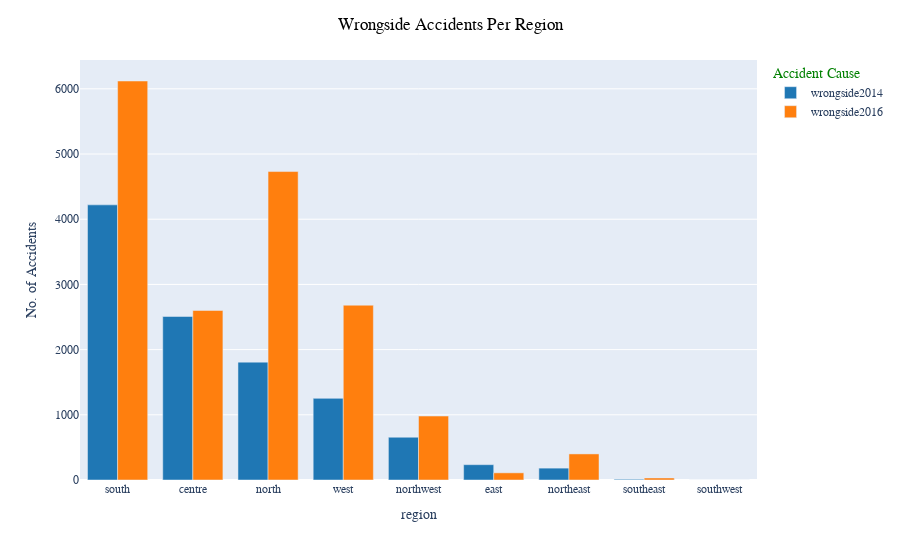

Source (notebook cell):
### Markdown cell above
#### 4.1.5. Wrongside Accidents Per Region

### Code cell
fig_4 = px.bar(wrongside_region, y=["wrongside2014", "wrongside2016"], barmode="group",
              labels={"value": "No. of Accidents", "variable": "Accident Cause"},
              color_discrete_sequence=px.colors.qualitative.D3)
fig_4.update_layout(title_text="Wrongside Accidents Per Region", title_x=0.5,
                   font_family="Times New Roman", title_font_family="Times New Roman", 
                    title_font_color="black", legend_title_font_color="green")
fig_4.update_xaxes(title_font_family="Times New Roman")

### Figure 1 — Plotly figure (JSON) as saved in the notebook; plotly's stock layout.template omitted (floating-point values rounded to 4 significant figures)
{"data": [{"alignmentgroup": "True", "hovertemplate": "Accident Cause=wrongside2014<br>region=%{x}<br>No. of Accidents=%{y}<extra></extra>", "legendgroup": "wrongside2014", "marker": {"color": "#1F77B4", "pattern": {"shape": ""}}, "name": "wrongside2014", "offsetgroup": "wrongside2014", "orientation": "v", "showlegend": true, "textposition": "auto", "x": ["south", "centre", "north", "west", "northwest", "east", "northeast", "southeast", "southwest"], "xaxis": "x", "y": [4220, 2508, 1808, 1252, 656, 235, 182, 11, 0], "yaxis": "y", "type": "bar"}, {"alignmentgroup": "True", "hovertemplate": "Accident Cause=wrongside2016<br>region=%{x}<br>No. of Accidents=%{y}<extra></extra>", "legendgroup": "wrongside2016", "marker": {"color": "#FF7F0E", "pattern": {"shape": ""}}, "name": "wrongside2016", "offsetgroup": "wrongside2016", "orientation": "v", "showlegend": true, "textposition": "auto", "x": ["south", "centre", "north", "west", "northwest", "east", "northeast", "southeast", "southwest"], "xaxis": "x", "y": [6120, 2600, 4731, 2681, 981, 110, 400, 31, 0], "yaxis": "y", "type": "bar"}], "layout": {"xaxis": {"anchor": "y", "domain": [0, 1], "title": {"text": "region", "font": {"family": "Times New Roman"}}, "type": "category", "range": [-0.5, 8.5], "autorange": true}, "yaxis": {"anchor": "x", "domain": [0, 1], "title": {"text": "No. of Accidents"}, "type": "linear", "range": [0, 6442.0], "autorange": true}, "legend": {"title": {"text": "Accident Cause", "font": {"color": "green"}}, "tracegroupgap": 0}, "margin": {"t": 60}, "barmode": "group", "title": {"font": {"family": "Times New Roman", "color": "black"}, "text": "Wrongside Accidents Per Region", "x": 0.5}, "font": {"family": "Times New Roman"}, "autosize": true}}
